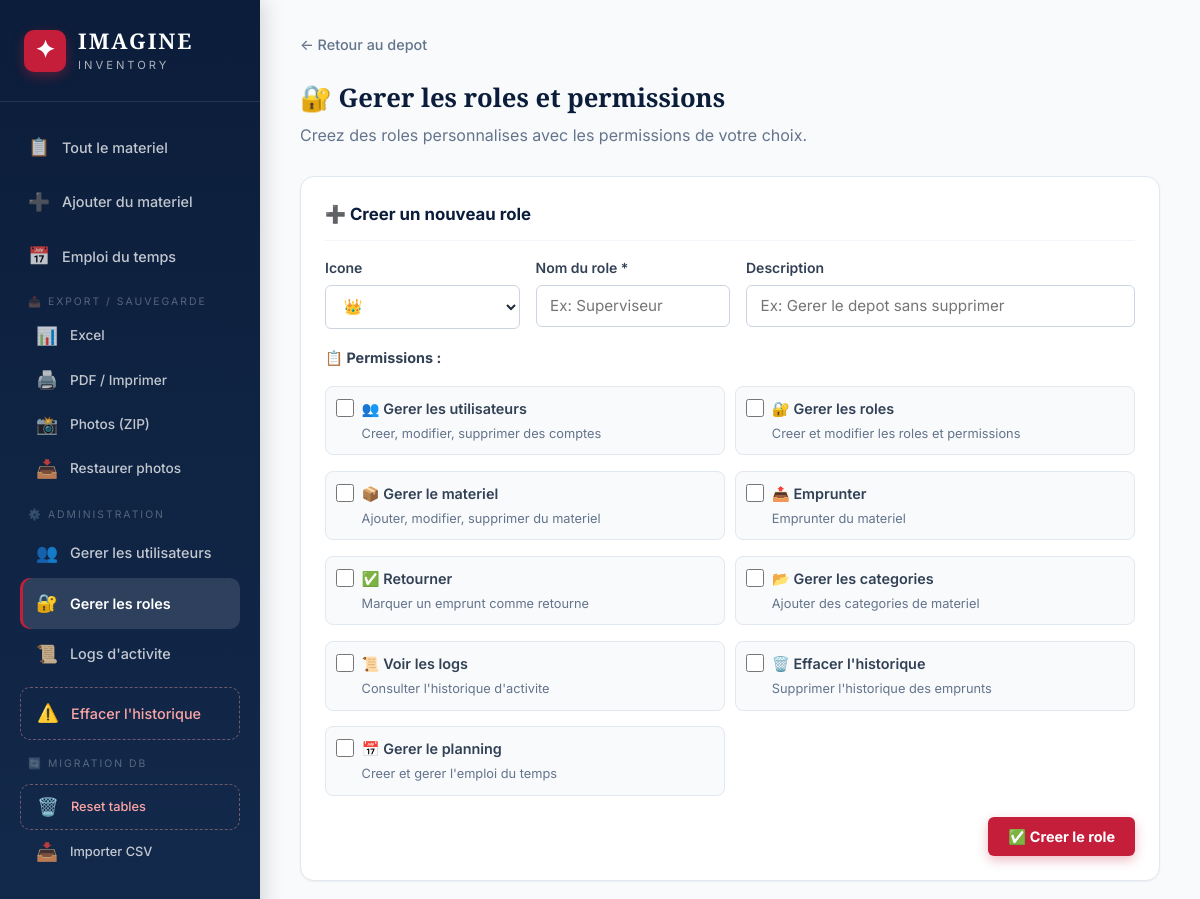
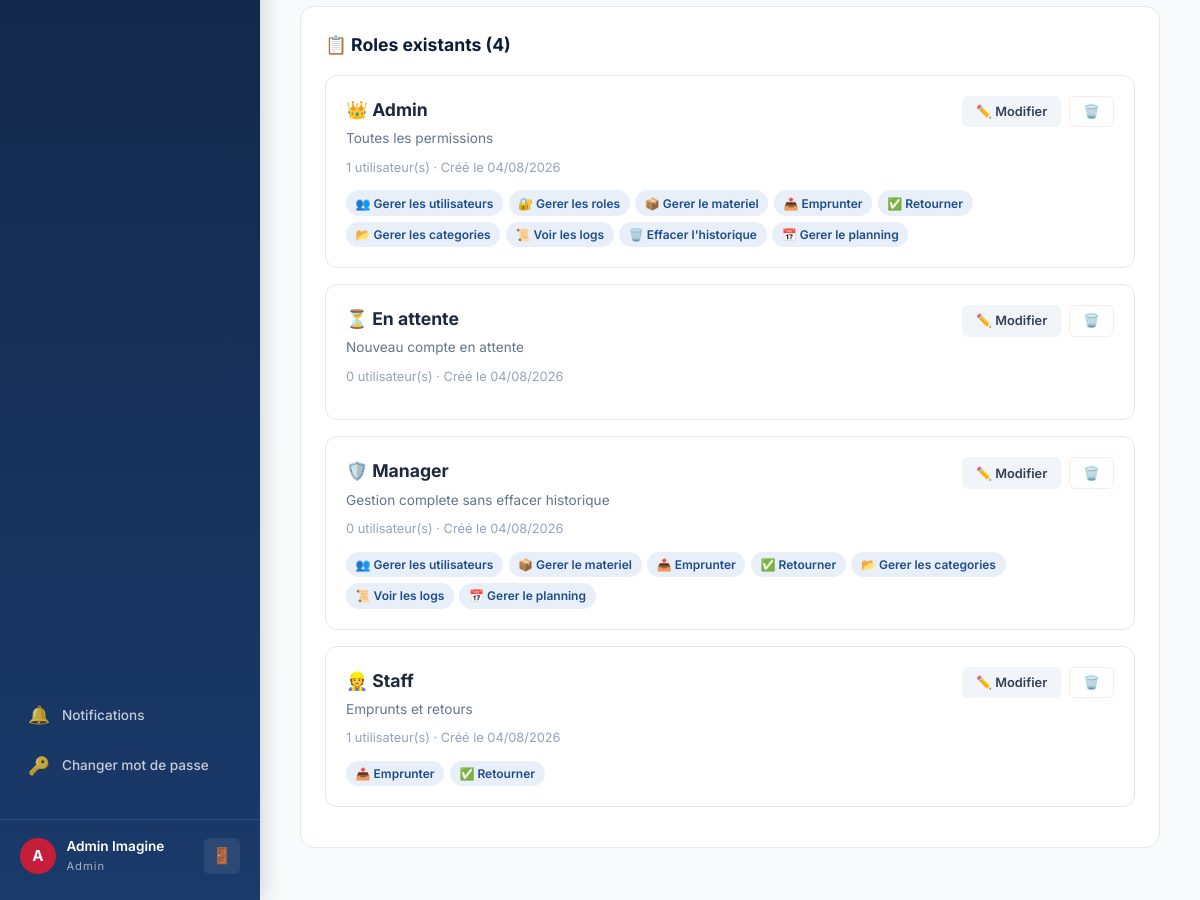
The page /admin/roles (signed in) on the database its author committed (2 pictures, top to bottom).
### app.py (models this page shows, shortened)
class User(UserMixin, db.Model):
    __tablename__ = 'users'
    id = db.Column(db.Integer, primary_key=True); email = db.Column(db.String(150), unique=True, nullable=False)
    password_hash = db.Column(db.String(256), nullable=False); full_name = db.Column(db.String(150), nullable=False)
    role_id = db.Column(db.Integer, db.ForeignKey('roles.id'), nullable=True)
    created_at = db.Column(db.DateTime, default=tunisia_now)
    borrows = db.relationship('Borrow', backref='user', lazy=True)
    event_assignments = db.relationship('EventAssignment', backref='user', lazy=True)
    notifications = db.relationship('Notification', backref='user', lazy=True, foreign_keys='Notification.user_id')
    def has_permission(self, perm):
        role = db.session.get(CustomRole, self.role_id) if self.role_id else None
        return role.has_permission(perm) if role else False
    @property
    def role_name(self):
        role = db.session.get(CustomRole, self.role_id) if self.role_id else None
        return role.name if role else 'Aucun role'
    @property
    def unread_notifications(self):
        return Notification.query.filter_by(user_id=self.id, read=False).count()

class CustomRole(db.Model):
    __tablename__ = 'roles'
    id = db.Column(db.Integer, primary_key=True); name = db.Column(db.String(100), unique=True, nullable=False)
    icon = db.Column(db.String(10), default='👤'); description = db.Column(db.String(250), default='')
    permissions = db.Column(db.Text, default=''); created_at = db.Column(db.DateTime, default=tunisia_now)
    users = db.relationship('User', backref='role', lazy=True)
    def get_permissions(self):
        try: return json.loads(self.permissions) if self.permissions else []
        except: return []
    def has_permission(self, p): return p in self.get_permissions()

### app.py (the view)
@app.route('/admin/roles')
@permission_required('manage_roles')
def manage_roles():
    return render_template('manage_roles.html', roles=CustomRole.query.order_by(CustomRole.name).all(), all_permissions=ALL_PERMISSIONS)

### app.py (called while the page is built)
@login_manager.user_loader
def load_user(uid): return db.session.get(User, int(uid))

def permission_required(perm):
    def decorator(f):
        @wraps(f)
        @login_required
        def decorated(*args, **kwargs):
            if not current_user.has_permission(perm):
                try: log_action('permission_denied', f'Tentative d\'acces refuse : {perm}')
                except: pass
                flash('Acces refuse. Permission requise : ' + perm, 'error')
                return redirect(url_for('dashboard'))
            return f(*args, **kwargs)
        return decorated
    return decorator

### templates/manage_roles.html (shortened to what this page needs)
{% extends "base.html" %}
{% block content %}
<div class="form-page" style="max-width:1000px">
    <div class="breadcrumb"><a href="{{ url_for('dashboard') }}">← Retour au depot</a></div>
    <div class="page-header"><h1>🔐 Gerer les roles et permissions</h1><p>Creez des roles personnalises avec les permissions de votre choix.</p></div>
    <div class="form-card" style="margin-bottom:1.5rem">
        <h3 style="font-size:1.05rem;color:var(--blue-deep);margin-bottom:1rem;padding-bottom:.75rem;border-bottom:1px solid var(--gray-100)">➕ Creer un nouveau role</h3>
        <form method="POST" action="{{ url_for('create_role') }}">
            <div class="form-row" style="grid-template-columns:1fr 1fr 2fr">
                <div class="form-group"><label>Icone</label><select name="icon"><option>👑</option><option>👷</option><option>🛡️</option><option>👤</option><option>🔧</option><option>📋</option><option>👀</option><option>💼</option></select></div>
                <div class="form-group"><label>Nom du role *</label><input type="text" name="name" required placeholder="Ex: Superviseur"></div>
                <div class="form-group"><label>Description</label><input type="text" name="description" placeholder="Ex: Gerer le depot sans supprimer"></div>
            </div>
            <div style="margin:1rem 0"><strong style="font-size:0.9rem;color:var(--gray-700)">📋 Permissions :</strong></div>
            <div style="display:grid;grid-template-columns:repeat(auto-fill,minmax(280px,1fr));gap:0.65rem">
                {% for p in all_permissions %}
                <label style="display:flex;align-items:start;gap:0.5rem;font-weight:400;cursor:pointer;padding:0.6rem;border:1px solid var(--gray-200);border-radius:8px;background:var(--gray-50)">
                    <input type="checkbox" name="permissions" value="{{ p.key }}" style="width:18px;height:18px;margin-top:2px">
                    <div><span style="font-weight:600;font-size:0.9rem">{{ p.icon }} {{ p.label }}</span><br><small style="color:var(--gray-500)">{{ p.desc }}</small></div>
                </label>
                {% endfor %}
            </div>
            <div style="display:flex;justify-content:flex-end;padding-top:1rem"><button class="btn btn-accent">✅ Creer le role</button></div>
        </form>
    </div>
    <div class="detail-section"><h2>📋 Roles existants ({{ roles|length }})</h2>
        {% for role in roles %}
        <div style="border:1px solid var(--gray-200);border-radius:12px;padding:1.25rem;margin-bottom:1rem;background:var(--white)">
            <div style="display:flex;justify-content:space-between;align-items:start;flex-wrap:wrap;gap:1rem">
                <div>
                    <h3 style="font-size:1.1rem;margin-bottom:.25rem">{{ role.icon }} {{ role.name }}</h3>
                    <p style="color:var(--gray-500);font-size:.85rem">{{ role.description or 'Aucune description' }}</p>
                    <div style="margin-top:.5rem">
                        <small style="color:var(--gray-400)">{{ role.users|length }} utilisateur(s) · Créé le {{ role.created_at.strftime('%d/%m/%Y') }}</small>
                    </div>
                </div>
                <div style="display:flex;gap:.5rem">
                    <button class="btn btn-sm btn-secondary" onclick="openEditRole('{{ role.id }}','{{ role.name | replace("'","\\'") }}','{{ role.icon }}','{{ role.description | replace("'","\\'") }}',{{ role.permissions | tojson }})">✏️ Modifier</button>
                    <form method="POST" action="{{ url_for('delete_role',rid=role.id) }}" onsubmit="return confirm('Supprimer le role {{ role.name | replace("'","\\'") }} ?')"><button class="btn btn-sm btn-danger">🗑️</button></form>
                </div>
            </div>
            <div style="display:flex;flex-wrap:wrap;gap:.35rem;margin-top:.75rem">
                {% for p in role.get_permissions() %}
                {% set pinfo = all_permissions | selectattr("key","equalto",p) | first %}
                <span style="background:var(--blue-pale);color:var(--blue);padding:.2rem .6rem;border-radius:100px;font-size:.75rem;font-weight:600">{{ pinfo.icon if pinfo else '⚙️' }} {{ pinfo.label if pinfo else p }}</span>
                {% endfor %}
            </div>
        </div>
        {% endfor %}
    </div>
</div>
{% endblock %}

### templates/base.html (shortened to what this page needs)
<!DOCTYPE html>
<html lang="fr">
<head>
    <link rel="stylesheet" href="{{ url_for('static', filename='css/style.css') }}">
</head>
<body>
    {% if current_user.is_authenticated %}
    <aside class="sidebar" id="sidebar">
        <div class="sidebar-brand">
            <div class="brand-icon">✦</div>
            <div class="brand-text">
                <span class="brand-name">IMAGINE</span>
                <span class="brand-sub">Inventory</span>
            </div>
        </div>
        <nav class="sidebar-nav">
            <a href="{{ url_for('dashboard') }}" class="nav-item {% if request.endpoint == 'dashboard' %}active{% endif %}">
                <span class="nav-icon">📋</span><span>Tout le materiel</span>
            </a>
            {% if current_user.has_permission('manage_equipment') %}
            <a href="{{ url_for('add_equipment') }}" class="nav-item {% if request.endpoint == 'add_equipment' %}active{% endif %}">
                <span class="nav-icon">➕</span><span>Ajouter du materiel</span>
            </a>
            {% endif %}
            <a href="{{ url_for('schedule') }}" class="nav-item {% if request.endpoint == 'schedule' %}active{% endif %}">
                <span class="nav-icon">📅</span><span>Emploi du temps</span>
            </a>
            {% if current_user.has_permission('manage_equipment') %}
            <div style="margin:.25rem 0;padding:0 .5rem">
                <div style="font-size:.65rem;text-transform:uppercase;color:rgba(255,255,255,.3);letter-spacing:2px;padding:.25rem .5rem">📤 Export / Sauvegarde</div>
                <a href="{{ url_for('export_excel') }}" class="nav-item" style="font-size:.85rem;padding:.5rem 1rem">
                    <span class="nav-icon">📊</span><span>Excel</span>
                </a>
                <a href="{{ url_for('export_printer') }}" class="nav-item" style="font-size:.85rem;padding:.5rem 1rem" target="_blank">
                    <span class="nav-icon">🖨️</span><span>PDF / Imprimer</span>
                </a>
                <a href="{{ url_for('export_photos_zip') }}" class="nav-item" style="font-size:.85rem;padding:.5rem 1rem">
                    <span class="nav-icon">📸</span><span>Photos (ZIP)</span>
                </a>
                <a href="{{ url_for('restore_photos') }}" class="nav-item" style="font-size:.85rem;padding:.5rem 1rem">
                    <span class="nav-icon">📥</span><span>Restaurer photos</span>
                </a>
            </div>
            {% endif %}
            {% if current_user.has_permission('manage_users') %}
            <div style="margin:.25rem 0;padding:0 .5rem">
                <div style="font-size:.65rem;text-transform:uppercase;color:rgba(255,255,255,.3);letter-spacing:2px;padding:.25rem .5rem">⚙️ Administration</div>
                <a href="{{ url_for('manage_users') }}" class="nav-item {% if request.endpoint == 'manage_users' %}active{% endif %}">
                    <span class="nav-icon">👥</span><span>Gerer les utilisateurs</span>
                </a>
                {% if current_user.has_permission('manage_roles') %}
                <a href="{{ url_for('manage_roles') }}" class="nav-item {% if request.endpoint == 'manage_roles' %}active{% endif %}">
                    <span class="nav-icon">🔐</span><span>Gerer les roles</span>
                </a>
                {% endif %}
                {% if current_user.has_permission('view_logs') %}
                <a href="{{ url_for('activity_logs') }}" class="nav-item {% if request.endpoint == 'activity_logs' %}active{% endif %}">
                    <span class="nav-icon">📜</span><span>Logs d'activite</span>
                </a>
                {% endif %}
                {% if current_user.has_permission('clear_history') %}
                <a href="#" class="nav-item nav-danger" onclick="openClearHistoryModal();return false" title="⚠️ A utiliser avec precaution">
                    <span class="nav-icon">⚠️</span><span>Effacer l'historique</span>
                </a>
                {% endif %}
            </div>
            {% endif %}
            {% if current_user.has_permission('manage_users') %}
            <div style="margin:.25rem 0;padding:0 .5rem">
                <div style="font-size:.65rem;text-transform:uppercase;color:rgba(255,255,255,.3);letter-spacing:2px;padding:.25rem .5rem">🔄 Migration DB</div>
                <a href="{{ url_for('reset_all_tables') }}" class="nav-item nav-danger" style="font-size:.8rem;padding:.5rem 1rem">
                    <span class="nav-icon">🗑️</span><span>Reset tables</span>
                </a>
                <a href="{{ url_for('import_csv') }}" class="nav-item" style="font-size:.8rem;padding:.5rem 1rem">
                    <span class="nav-icon">📥</span><span>Importer CSV</span>
                </a>
            </div>
            {% endif %}
            <div style="margin-top:auto;padding:0.5rem 0">
                <a href="{{ url_for('notifications') }}" class="nav-item" style="font-size:0.85rem;position:relative">
                    <span class="nav-icon">🔔</span><span>Notifications</span>
                </a>
                <a href="{{ url_for('change_password') }}" class="nav-item" style="font-size:0.85rem">
                    <span class="nav-icon">🔑</span><span>Changer mot de passe</span>
                </a>
            </div>
        </nav>
        <div class="sidebar-footer">
            <div class="user-info">
                <div class="user-avatar">{{ current_user.full_name[0] | upper }}</div>
                <div>
                    <div class="user-name">{{ current_user.full_name }}</div>
                    <div class="user-role">{{ current_user.role_name }}</div>
                </div>
            </div>
            <a href="{{ url_for('logout') }}" class="logout-btn" title="Deconnexion">🚪</a>
        </div>
    </aside>
    {% endif %}
    <main class="main-content {% if not current_user.is_authenticated %}no-sidebar{% endif %}">
        {% block content %}{% endblock %}
    </main>
</body>
</html>

### rows shown on the page
User: full_name "A", full_name "Admin Imagine"
CustomRole: role_name "Admin", icon "👑", name "Admin", description "Toutes les permissions", users|length "1", created_at "04/08/2026", icon "👥" "🔐" "📦" "📤" "✅" "📂" "📜" "🗑️" "📅", label "Gerer les utilisateurs" "Gerer les roles" "Gerer le materiel" "Emprunter" "Retourner" "Gerer les categories" "Voir les logs" "Effacer l'historique" "Gerer le planning"
CustomRole: icon "⏳", name "En attente", description "Nouveau compte en attente", users|length "0", created_at "04/08/2026"
CustomRole: icon "🛡️", name "Manager", description "Gestion complete sans effacer historique", users|length "0", created_at "04/08/2026", icon "👥" "📦" "📤" "✅" "📂" "📜" "📅", label "Gerer les utilisateurs" "Gerer le materiel" "Emprunter" "Retourner" "Gerer les categories" "Voir les logs" "Gerer le planning"
CustomRole: icon "👷", name "Staff", description "Emprunts et retours", users|length "1", created_at "04/08/2026", icon "📤" "✅", label "Emprunter" "Retourner"

### other values the page prints
{{ p.icon }} "👥" "🔐" "📦" "📤" "✅" "📂" "📜" "🗑️" "📅"
{{ p.label }} "Gerer les utilisateurs" "Gerer les roles" "Gerer le materiel" "Emprunter" "Retourner" "Gerer les categories" "Voir les logs" "Effacer l'historique" "Gerer le planning"
{{ p.desc }} "Creer, modifier, supprimer des comptes" "Creer et modifier les roles et permissions" "Ajouter, modifier, supprimer du materiel" "Emprunter du materiel" "Marquer un emprunt comme retourne" "Ajouter des categories de materiel" "Consulter l'historique d'activite" "Supprimer l'historique des emprunts" "Creer et gerer l'emploi du temps"
{{ roles|length }} "4"
